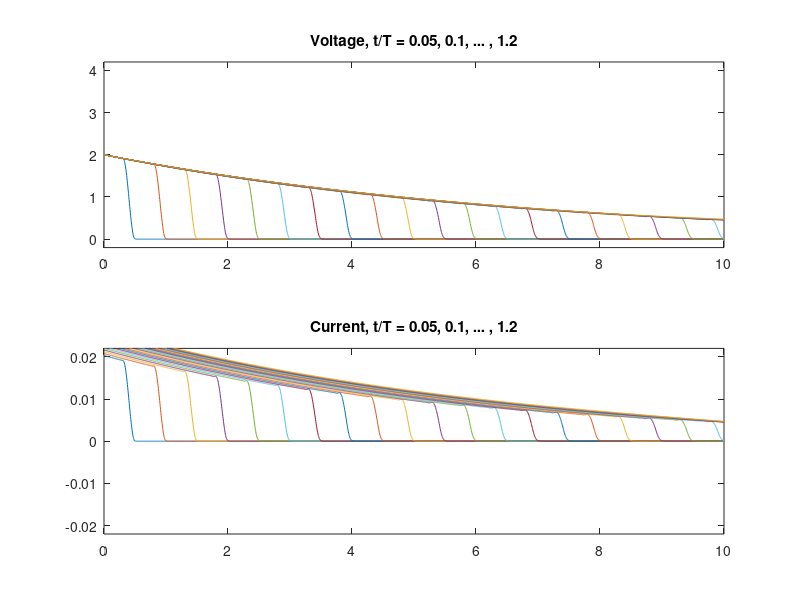

This figure's MATLAB source:
% script RR_Ex10_33_telegraphers_eqns_termination
% Simulates the Telegraphers equations, for different possibilities of termination.
% Renaissance Repository, https://github.com/tbewley/RR/tree/main/Renaissance_Robotics/RR_chap10
% Copyright 2024 by Thomas Bewley, published under Modified BSD License.

clear; termination=true      % try both termination=true and termination=false
R=10; G=0.002;               % Try R=0 and G=0.  Also try R=10 and/or G=0.001.
% t1=1e-8, N=200,  Nt=1000;  % Try either these three values...
t1=1e-9, N=2000, Nt=10000;   % ... or (if you are patient) these three values.
L=525e-9; C=52e-12;
Z0=sqrt(L/C), c=1/sqrt(L*C), X=10; T=X/c; h=T/Nt
Delta_x=X/(N+0.5); d=1/Delta_x; A=zeros(2*N,2*N);
figure(1); clf, XV=[0:Delta_x:X]; XI=[Delta_x/2:Delta_x:X];
for i=1:N,
   if i>1, A(2*i-1,2*i-2)= d/L; end, A(2*i-1,2*i-1)=-R/L; A(2*i-1,2*i)=-d/L; 
   if i<N, A(2*i,2*i+1)  =-d/C; end, A(2*i,  2*i  )=-G/C; A(2*i,2*i-1)= d/C;       
end
if termination, A(2*N,2*N)=A(2*N,2*N)-(d/C)/Z0; end
D=sparse(eye(2*N)-A*h/2); E=sparse(eye(2*N)+A*h/2);
n_max=floor(5.050001*T/h); x=zeros(2*N,1); t=0; 
for n=1:n_max
   r=E*x; t=(n-0.5)*h;
   if t<t1, Vleft=(1-cos(pi*t/t1)); else, Vleft=2; end, r(1)=r(1)+(d/L)*h*Vleft;
   x=D\r; t=n*h;
   if termination, Iright=x(2*N)/Z0; else, Iright=0; end
   if mod(n,Nt/20)==0, subplot(2,1,1), plot(XV, [Vleft; x(2:2:2*N)]), axis([0 X -0.2 4.2]), 
                    title(['Voltage, t/T = ',num2str(t/T)]), hold on
                    subplot(2,1,2), plot(XI, [x(1:2:2*N-1); Iright]), axis([0 X -.022 .022]),
                    title(['Current, t/T = ',num2str(t/T)]), hold on, pause(0.2), end
   if termination
      if n==Nt*1.2
         subplot(2,1,1), title(['Voltage, t/T = ',num2str(0.05),', ',num2str(0.1),', ... , ',num2str(t/T)])
         subplot(2,1,2), title(['Current, t/T = ',num2str(0.05),', ',num2str(0.1),', ... , ',num2str(t/T)])
         % print -depsc telegraphers_terminated
         break
     end
   else
      if (n==Nt*1.05) | (n==Nt*1.05) | (n==Nt*1.05) | (n==Nt*1.05)
         subplot(2,1,1), title(['Voltage, t/T = ',num2str(t/T-0.95),', ',num2str(t/T-0.9),', ... , ',num2str(t/T)])
         subplot(2,1,2), title(['Current, t/T = ',num2str(t/T-0.95),', ',num2str(t/T-0.9),', ... , ',num2str(t/T)])
         % print -depsc telegraphers_notermination
         pause, clf
      end
   end
end
